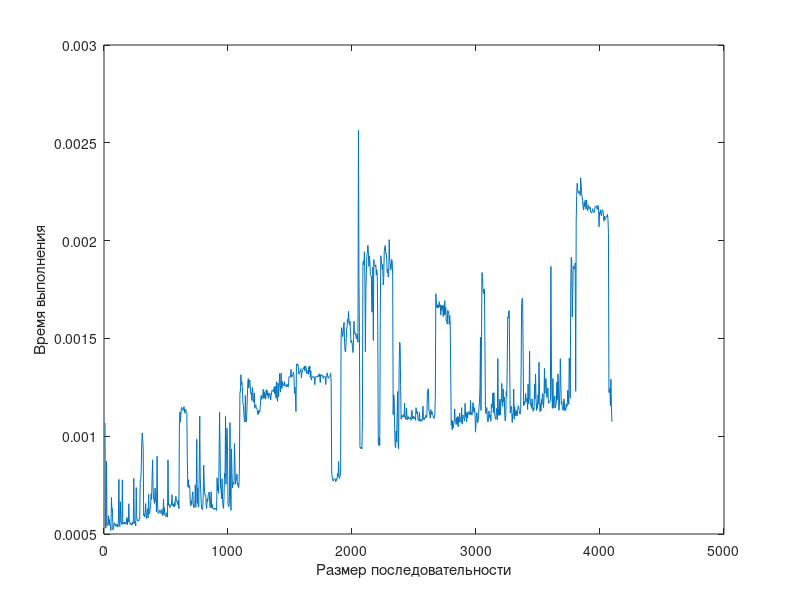

Write the MATLAB code that produced this figure.
n = 8;
b = randn(10, 1);
x = [];
num = [];
count = 10;

while n <= 4096
    t_time = 0;
    for k = 1:count
        tic;
        a = randn(n, 1);
        [c, lags] = xcorr(a, b);
        [~, idx] = max(c);
        mn = lags(idx);
        t = toc;
        t_time = t_time + t;
    end
    avg_time = t_time / count;
    num(end + 1) = n;
    x(end + 1) = avg_time;
    n = n + 4;
end

plot(num, x);
xlabel('Размер последовательности');
ylabel('Время выполнения');